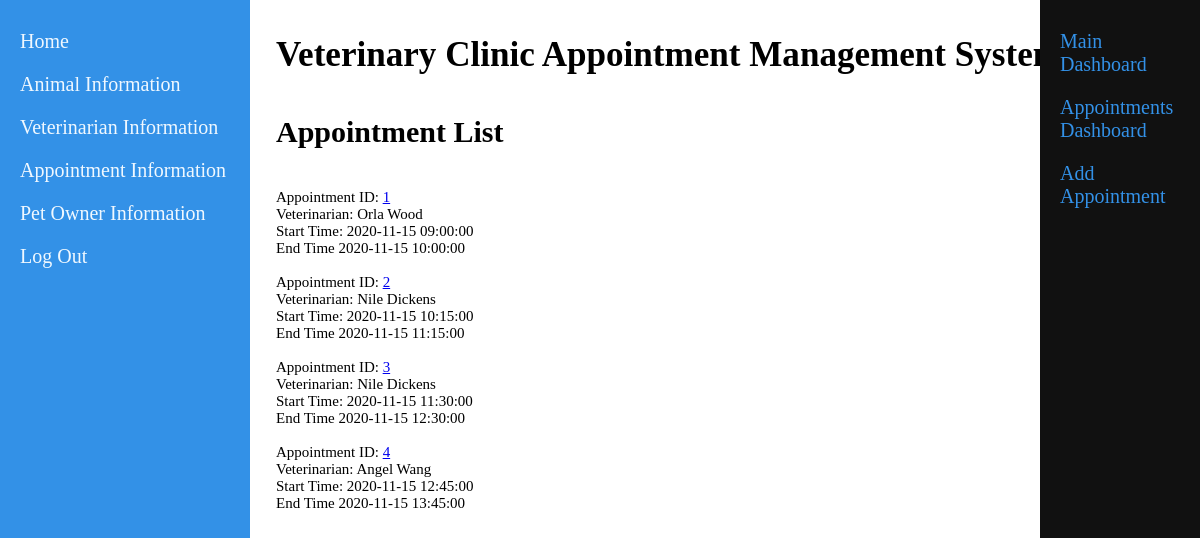
/appointment.php, run on the app's committed database.
### tables this page shows
CREATE TABLE `appointment` (
  `AppointmentID` int(11) NOT NULL,
  `SystemUserID` int(11) NOT NULL,
  `VetID` int(11) NOT NULL,
  `ClientID` int(11) NOT NULL,
  `AnimalID` int(11) NOT NULL,
  `StartTime` datetime NOT NULL,
  `EndTime` datetime NOT NULL,
  `LastChanged` timestamp NOT NULL DEFAULT current_timestamp() ON UPDATE current_timestamp(),
  `CreatedOn` timestamp NOT NULL DEFAULT current_timestamp()
);

CREATE TABLE `veterinarian` (
  `VetID` int(11) NOT NULL,
  `FullName` varchar(50) NOT NULL,
  `AddressID` int(11) NOT NULL,
  `YearofHire` year(4) NOT NULL,
  `LastChanged` timestamp NOT NULL DEFAULT current_timestamp() ON UPDATE current_timestamp(),
  `CreatedOn` timestamp NOT NULL DEFAULT current_timestamp()
);

### appointment.php (the view, shortened to what this page needs)
<!DOCTYPE html>
    <html>
         <head>
            <link href="CSS/portal.css" rel="stylesheet" type="text/css" >
        </head>
        <body>
            <div class="sidenav">
                <a href= "./">Home</a>
                <a href="animal.php">Animal Information</a>
                <a href="veterinarian.php">Veterinarian Information</a>
                <a href="appointment.php">Appointment Information</a>
                <a href="client.php">Pet Owner Information</a>
                <a href="logoutAct.php">Log Out</a>
            </div>
            <div class="sidenav-right">
                <a href="dashboard.php">Main Dashboard</a>
                <a href="appointment.php">Appointments Dashboard</a>
                <a href="addAppointment.php">Add Appointment</a>
            </div>
            <div class="main">
                <h3>Veterinary Clinic Appointment Management System</h3>
                <h4>Appointment List</h4>
                <div class = "main-display">
	                <p>
	                	<?php
							$conn = OpenCon();
							$sql = "SELECT appointment.AppointmentID, appointment.StartTime, appointment.EndTime, animal.Name, veterinarian.FullName
							FROM appointment
							JOIN Veterinarian
							ON Appointment.VetID = Veterinarian.VetID
							JOIN animal
							ON Appointment.AnimalID = animal.AnimalID;";
							$result = $conn->query($sql);
							if ($result->num_rows > 0) {
								while($row = $result->fetch_assoc()) {
									echo "Appointment ID: " . '<a href="appointmentInfo.php?AppID=' . $row["AppointmentID"] . '">' . $row["AppointmentID"] . "</a><br>Veterinarian: "
									. $row['FullName'] . "<br>"
									. "Start Time: " . $row['StartTime'] . "<br>End Time " . $row['EndTime'] . "<br><br>";
								}
							}
						?>
					</p>
				</div>
            </div>
        </body>
    </html>

### CSS/portal.css (style rules this page uses)
.sidenav { height: 100%; width: 250px; position: fixed; z-index: 1; top: 0; left: 0; background-color: #3391E7; overflow-x: hidden; padding-top: 20px; }
.sidenav a { padding: 10px 12px 10px 20px; text-decoration: none; font-size: 20px; color: #F0F8FF; display: block; }
.sidenav-right { height: 100%; width: 160px; position: fixed; z-index: 1; top: 0; right: 0; background-color: #111 ; overflow-x: hidden; padding-top: 20px; }
.sidenav-right a { padding: 10px 12px 10px 20px; text-decoration: none; font-size: 20px; color: #3391E7; display: block; }
.main { margin-left: 250px; font-size: 30px; padding: 0px 18px; }
.main-display { font-size: 15px; }

### data on the page
appointment: AppointmentID "1", VetID.FullName "Orla Wood", StartTime "2020-11-15 09:00:00", EndTime "2020-11-15 10:00:00"
appointment: AppointmentID "2", VetID.FullName "Nile Dickens", StartTime "2020-11-15 10:15:00", EndTime "2020-11-15 11:15:00"
appointment: AppointmentID "3", VetID.FullName "Nile Dickens", StartTime "2020-11-15 11:30:00", EndTime "2020-11-15 12:30:00"
appointment: AppointmentID "4", VetID.FullName "Angel Wang", StartTime "2020-11-15 12:45:00", EndTime "2020-11-15 13:45:00"
